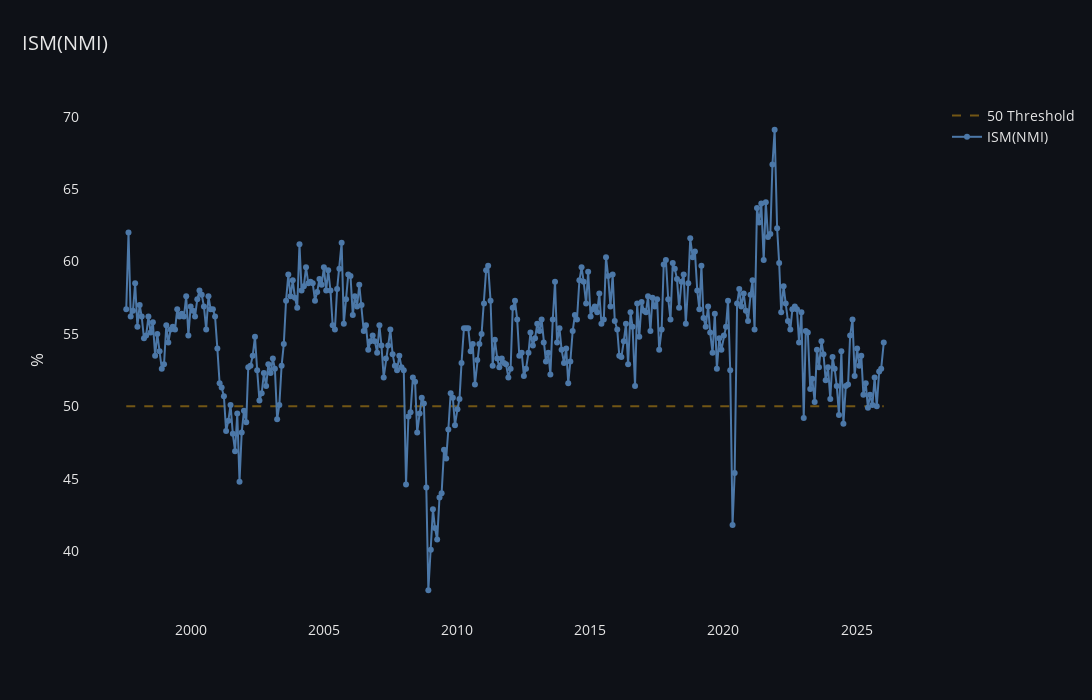

Notebook source saved alongside this figure:
### Markdown cell above
- **NMI index chart**

### Code cell
fig = go.Figure()

# Reference line
fig.add_trace(go.Scatter(
    x=nmi_df.index,
    y=[50]*len(nmi_df),
    name='50 Threshold',
    line=dict(
        width=2,
        color="#725615",   # muted gold
        dash="dash"
    ),
    hoverinfo="skip",
))

fig.add_trace(go.Scatter(
    x=nmi_df.index,
    y=nmi_df["ISM(NMI)"],
    name='ISM(NMI)',
    mode='lines+markers',
    line=dict(
        color="#4C78A8",
        width=2
    ),
    marker=dict(
        color="#4C78A8",
        size=6
    )
))


fig.update_layout(
    title=dict(
        text='ISM(NMI)',
        x=0.02,
        font=dict(size=20)
    ),
    plot_bgcolor="#0E1117",
    paper_bgcolor="#0E1117",
    font=dict(color="#E6E6E6", size=14),
    width=1400,
    height=700,
    yaxis=dict(
        title="%",
        exponentformat="none",
        showgrid=False,
        zeroline=False
    ),
    xaxis=dict(
        showgrid=False,
        zeroline=False
    ),
    hovermode="x unified",
)

fig.show()

### Figure 1 — Plotly figure (JSON) as saved in the notebook; plotly's stock layout.template omitted (floating-point values rounded to 4 significant figures; data arrays with more than 128 entries replaced by an {"elided": "..."} marker saying what was removed)
{"data": [{"hoverinfo": "skip", "line": {"color": "#725615", "dash": "dash", "width": 2}, "name": "50 Threshold", "type": "scatter", "x": {"elided": "342 str values"}, "y": {"elided": "342 int values"}}, {"line": {"color": "#4C78A8", "width": 2}, "marker": {"color": "#4C78A8", "size": 6}, "mode": "lines+markers", "name": "ISM(NMI)", "type": "scatter", "x": {"elided": "342 str values"}, "y": {"elided": "342 float values"}}], "layout": {"font": {"color": "#E6E6E6", "size": 14}, "height": 700, "hovermode": "x unified", "paper_bgcolor": "#0E1117", "plot_bgcolor": "#0E1117", "title": {"font": {"size": 20}, "text": "ISM(NMI)", "x": 0.02}, "width": 1400, "xaxis": {"showgrid": false, "zeroline": false}, "yaxis": {"exponentformat": "none", "showgrid": false, "title": {"text": "%"}, "zeroline": false}}}
